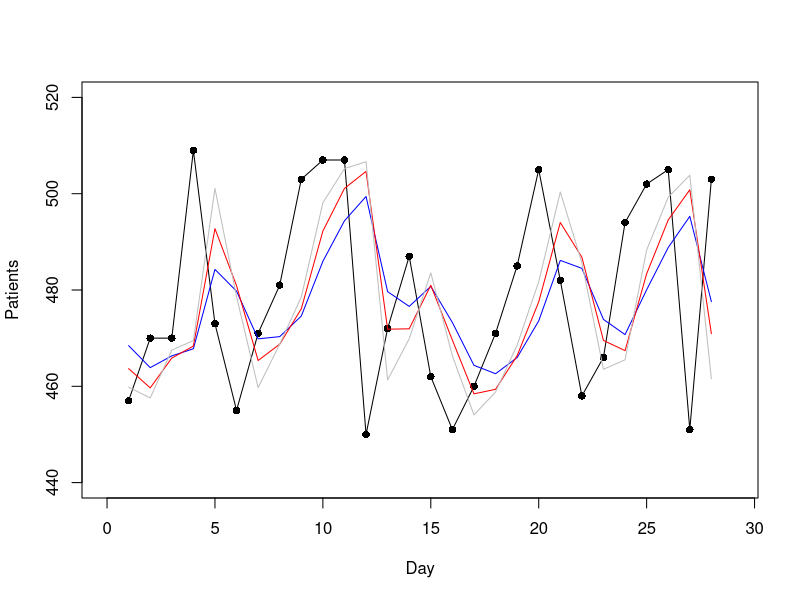

This chart was generated by the following R code:
library(forecast)

# Read in the data
frame<-read.csv("PatientArrivals.csv")

# Fit exponential smoothing model with smoothing parameter alpha = 0.4
esmodel1<-ets(frame$Patient.arrival, model="ANN", alpha=0.4 ) 
es.pred1<-forecast(esmodel1, h=1, level=0) # compute model predictions

# Fit another model with alpha = 0.6
esmodel2<-ets(frame$Patient.arrival, model="ANN", alpha=0.6 ) 
es.pred2<-forecast(esmodel2, h=1, level=0)

# Fit third model with alpha = 0.8
es.model3<-ets(frame$Patient.arrival, model="ANN", alpha=0.8 ) 
es.pred3<-forecast(es.model3, h=1, level=0)

# Plot original data
plot(frame$Patient.arrival, ylim = c(440, 520),
     ylab = "Patients", xlab = "Day",
     xlim = c(0,29),pch=16, type = 'o') # Plot the data. The argument pch means the points will be # filled-in circles, type = o means both points and connected lines will be plotted


# Add the fitted values for all three models to the plot
lines(es.pred1$fitted, col="blue") # alpha = 0.4
lines(es.pred2$fitted, col="red") # alpha = 0.6
lines(es.pred3$fitted, col="grey") # alpha = 0.8. 

# Compute Error Metrics for each model
accuracy(es.pred1) # alpha = 0.4
accuracy(es.pred2) # alpha = 0.6
accuracy(es.pred3) # alpha = 0.8
